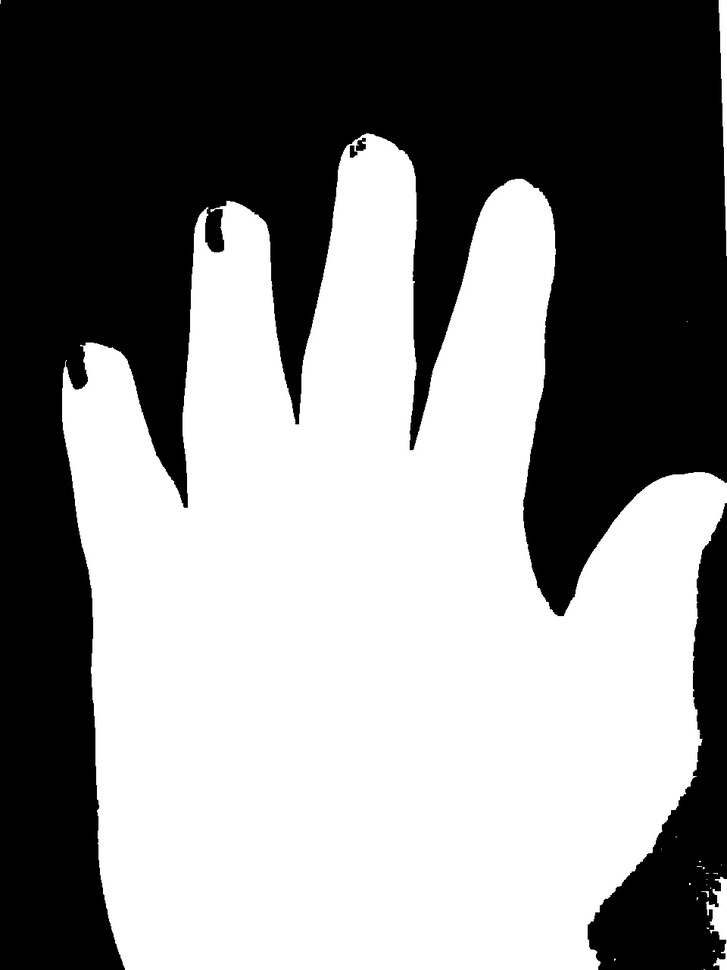
#> input picture img4.jpeg, 727 x 970 px, shrunk from 960 x 1280 before the run
$ python wrist.py
#> lines starting #> are read from the running program, lines starting #| are printed output that depends on the picture; after the words box and inside, x2 and y2 are one past the last pixel; in counts of white or black regions, pixels touching at a corner belong together; long printed decimals are rounded

import imutils
import cv2
from scipy.spatial import distance as dist
import numpy as np
from matplotlib import pyplot as plt
#from crop import cropimage
x=1;
largest_area=0;
largest_contour_index=0
# load the image, convert it to grayscale, and blur it slightly
for x in range(21,22):
	im_name="img4.jpeg"
	image = cv2.imread(im_name)
#> image is the input picture: shape (970, 727, 3); min 0, max 255, mean 134.8


	gray = cv2.cvtColor(image, cv2.COLOR_BGR2GRAY)
	ret3,gray = cv2.threshold(gray,0,255,cv2.THRESH_BINARY+cv2.THRESH_OTSU)
#> gray: shape (970, 727); 52.9% white; 4 black regions
#> ret3 = 127


	cnts,hierarchy = cv2.findContours(gray, cv2.RETR_TREE, cv2.CHAIN_APPROX_SIMPLE)
#> cnts = 20 contours, 15 with area under 20; largest, box (x1, y1, x2, y2) and area: (62, 133, 727, 970) 368726, (719, 0, 727, 256) 838, (706, 877, 727, 970) 746, (355, 137, 367, 152) 120, (349, 144, 358, 159) 75
	areas = [cv2.contourArea(c) for c in cnts]
#> areas = [0, 0.5, 1, 0, 0, 7, 0, 1, 745.5, 0, 0, 1, 0, 0, 0, 368725.5, 75, 120.5, 837.5, 0]
	max_index = np.argmax(areas)
#> max_index = 15
	cnt=cnts[max_index]
#> cnt = contour of 1406 points, box (x1, y1, x2, y2) (62, 133, 727, 970), area 368726
	M = cv2.moments(cnt)
#> M = moments, m00 368725.5, centre m10/m00, m01/m00 = (370.5, 624.5)
	if M["m00"] != 0:
		cX = int(M["m10"] / M["m00"])
#> cX = 370
		cY = int(M["m01"] / M["m00"])
#> cY = 624
		print(cX)
#| 370
	else:
		cX, cY = 0, 0
	c = max(cnts, key=cv2.contourArea)
#> c has the same summary as cnt


	height, width = image.shape[:2]
#> height = 970; width = 727
	extBot = tuple(c[c[:, :, 1].argmax()][0])   #teal
#> extBot = (125, 969)
	print(extBot [1])
#| 969
	dB = dist.euclidean(extBot,(cX,height))*2
#> dB = 490


	print(dB)
#| 490.004
	cv2.putText(image, "{:.1f}in".format(dB),
			 (10,500), cv2.FONT_HERSHEY_SIMPLEX, 0.65, (255, 255, 255), 2)

	cv2.drawContours(image, [c], -1, (0, 255, 255), 2)
	cv2.circle(image, extBot, 16, (255, 0, 0), -1)
	cv2.circle(image, (cX,height), 16, (255, 255, 0), -1)
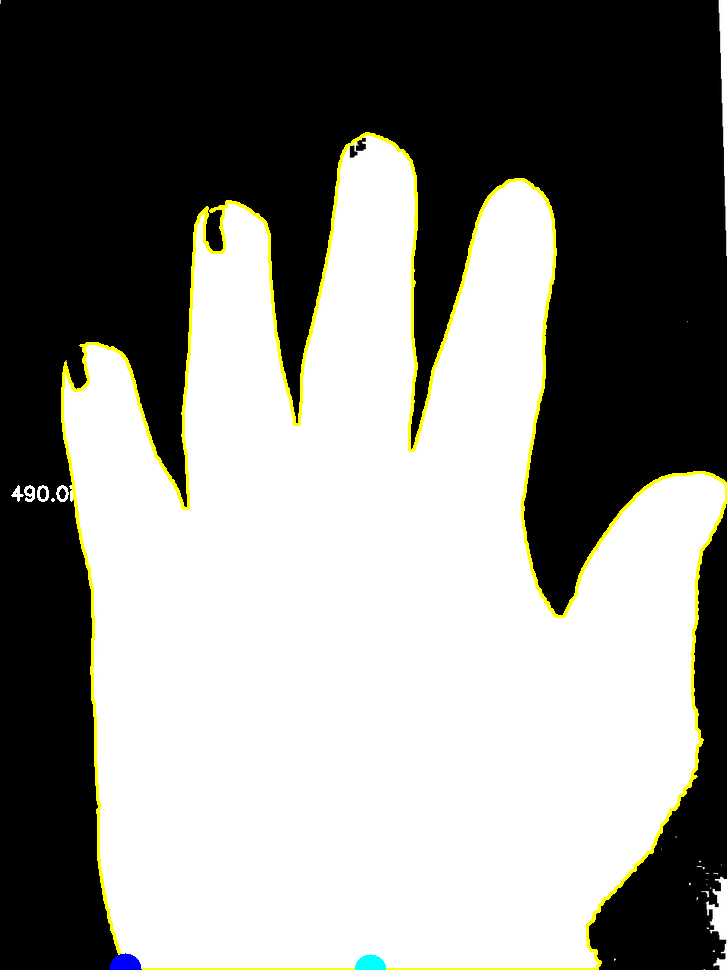
#> image: shape (970, 727, 3); mean B, G, R 131.8, 136.5, 136.4

	# show the output image
	cv2.namedWindow('Image',cv2.WINDOW_NORMAL )
	cv2.imshow("image",image)
	cv2.waitKey(0)
